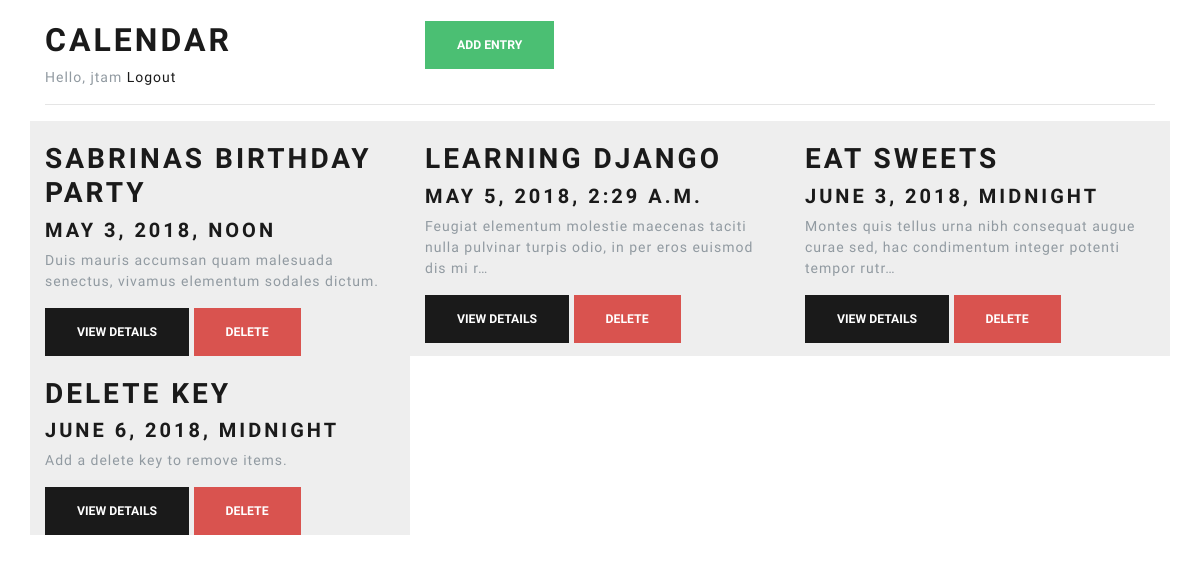
The app's page /calendar (signed in), older data.
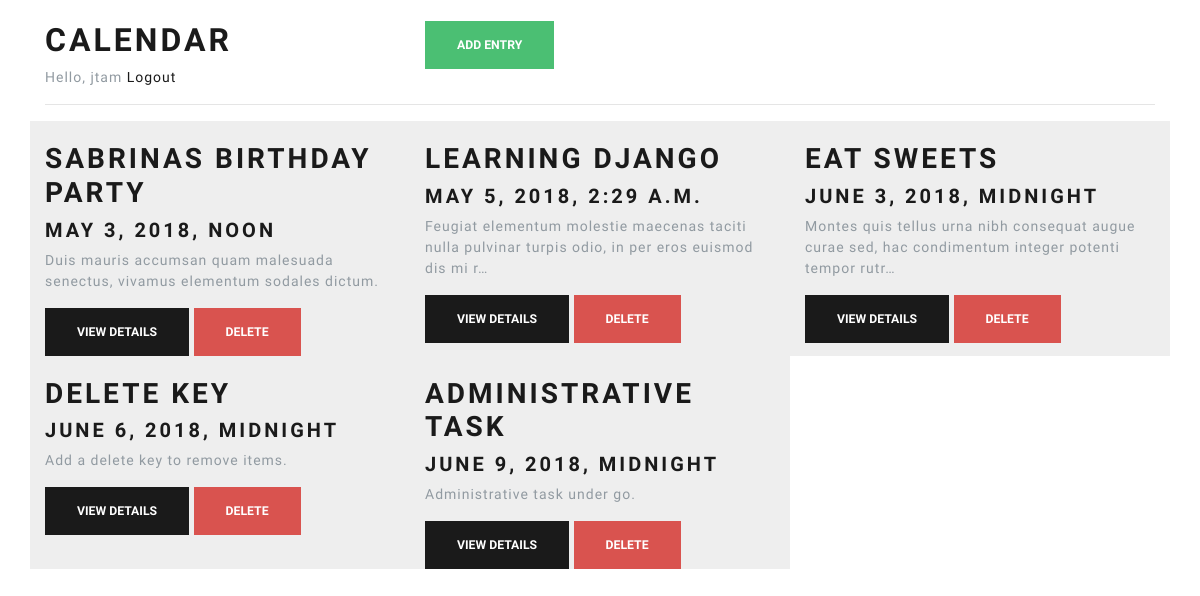
The same page, newer data.
### myapp/models.py (models this page shows, shortened)
class Entry(models.Model):
    name = models.CharField(max_length=100)
    author = models.ForeignKey(User, on_delete=models.CASCADE)
    date = models.DateTimeField()
    description = models.TextField()
    created = models.DateTimeField(auto_now_add=True)

### myapp/views.py (the view)
# urls.py: path('calendar', views.calendar, name='calendar'),
@login_required
def calendar(request):
    entries = Entry.objects.filter(author=request.user)
    return render(request, 'myapp/calendar.html', {'entries': entries})

### myapp/templates/myapp/calendar.html
{% extends 'myapp/base.html' %}
{% block content %}
    <div class="container">
        <br>
        <div class="row">
            <div class="col-lg-4">
                <h1>Calendar</h1>
                {% if request.user.is_authenticated %}
                    <span>
                        Hello, {{ request.user.username }}
                    </span>
                    <a href="/logout">Logout</a>
                {% endif %}
            </div>
            <div class="col-lg-8">
                <button onclick="window.location='{% url 'add' %}'" type="button" class="btn btn-success">Add Entry</button>
            </div>
        </div>
        <hr>
        <div class="row">
            {% for entry in entries %}
                {% include 'myapp/_calendar_entry.html' %}
            {% endfor %}
        </div>
    </div>
{% endblock %}

### myapp/templates/myapp/_calendar_entry.html
<div class="calendar_entry col-lg-4">
    <br>
    <h2>{{ entry.name }}</h2>
    <h4>{{ entry.date }}</h4>
    <p>
        {{ entry.description | truncatechars:100 }}
    </p>
    <button onclick="window.location='{% url 'details' pk=entry.id %}'" class="btn btn-primary">view details</button>
    <button data-id="{{ entry.id }}" onclick="deleteCalendarEntry(this)" class="btn btn-danger">delete</button>
</div>

Row changes from the older to the newer data that the page shows:
added Entry: name "ADMINISTRATIVE TASK", date "JUNE 9, 2018, MIDNIGHT", description "Administrative task under go."
